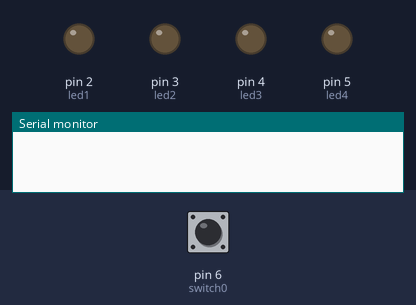
The sketch below on a simulated Arduino Uno, built with avr-gcc and run on an emulated ATmega328P. Parts: output pins drawn as LEDs (lit = HIGH), the last lines printed to the serial monitor. Inputs (shaded band) come from the test bench; at power-on: pin 6 (switch0) LOW.

Above: at 1.2 s.
1.3 s: pin 6 (switch0) pulled HIGH for 3.2 s
At 3.1 s:
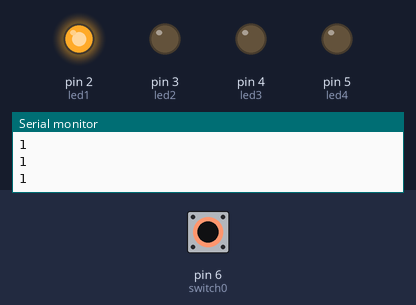
7.3 s: pin 6 (switch0) pulled HIGH for 0.15 s
At 10.0 s:
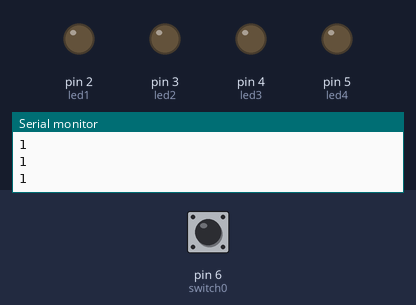
10.3 s: pin 6 (switch0) pulled HIGH for 1 s
At 12.4 s:
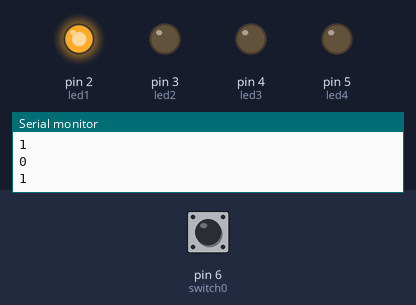
Timing chart, 0 to 13.9 s (numbered marks = the images above; inputs shaded):
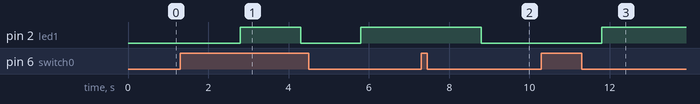

The sketch:

lantern.ino
```cpp
//GLOBAL VARIABLES

//LEDS PIN DIGITAL
int led1 = 2;
int led2 = 3;
int led3 = 4;
int led4 = 5;

//SWITCH PIN DIGITAL
int switch0 = 6;
int switch1 = 7;
int switch2 = 8;
int switch3 = 9;
int switch4 = 10;

//TIME
int time = 1500;

//STATE
int state1 = LOW;

void setup() {
  //START PRINT
  Serial.begin(19200);

  //LED
  pinMode(led1, OUTPUT);
  pinMode(led2, OUTPUT);
  pinMode(led3, OUTPUT);
  pinMode(led4, OUTPUT);

  //SWITCH
  pinMode(switch1, INPUT_PULLUP);
  pinMode(switch2, INPUT_PULLUP);
  pinMode(switch3, INPUT_PULLUP);
  pinMode(switch4, INPUT_PULLUP);
}

void loop() {
  //LANTERN ALGORITHM
  digitalWrite(led1, state1);
  if(digitalRead(switch0)) {
    Serial.println(digitalRead(led1));
    Serial.println(digitalRead(switch0));
    state1 = !state1;
    delay(time);
  }
}
```

Measured:
- after the input at 1.3 s, pin 2 (led1): LOW → HIGH after 1.5 s, → LOW 1.5 s later, → HIGH 1.5 s later
- after the input at 7.3 s, pin 2 (led1): HIGH → LOW after 1.5 s
- after the input at 10.3 s, pin 2 (led1): LOW → HIGH after 1.5 s
